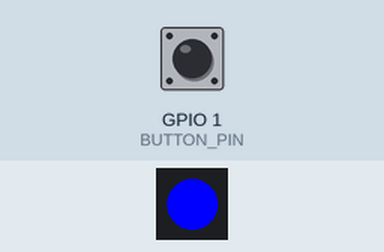
A sketch run on a simulated ESP32. On the bench: 1 RGB LEDs in strip order, left to right. The inputs (shaded band) are chosen by the test bench; at power-on: GPIO 1 (BUTTON_PIN) LOW. USB keyboard and mouse output is not drawn.

Above: at 2.2 s.
2.3 s: GPIO 1 (BUTTON_PIN) pulled HIGH for 1 s
At 2.42 s:
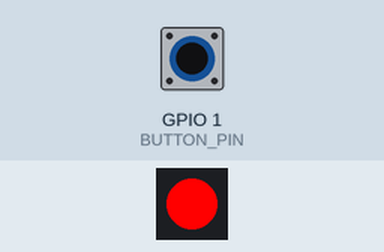
5.3 s: GPIO 1 (BUTTON_PIN) pulled HIGH for 3.2 s
At 7.29 s:
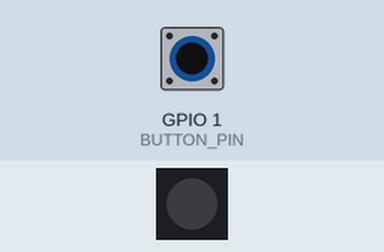
10.0 s: GPIO 1 (BUTTON_PIN) pulled HIGH for 0.15 s
At 10.6 s:
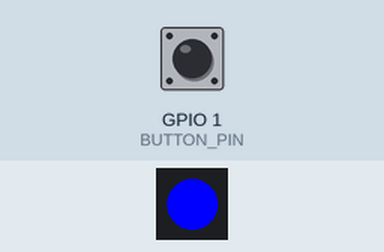
Timing chart, 0 to 13.0 s (numbered marks = the images above; inputs shaded):
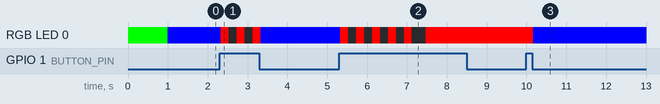

The sketch:

little_orange_box_keyboard.ino
```cpp
#include <Arduino.h>
#include <Bounce2.h>    // https://github.com/thomasfredericks/Bounce2
#include <BleKeyboard.h> // https://github.com/wakwak-koba/ESP32-NimBLE-Keyboard
#include <Adafruit_NeoPixel.h>

#define PIXEL GPIO_NUM_3
#define PIXEL_POWER GPIO_NUM_2
#define BUTTON_PIN GPIO_NUM_1
#define MAX_IDLE_MS 1000*60*2
#define INTERVAL 200
#define MUL_RED 4
#define DIV_RED 5

Bounce b = Bounce();
BleKeyboard bleKeyboard("Little Orange Box", "flo");
Adafruit_NeoPixel pixels(1, PIXEL, NEO_GRB + NEO_KHZ800);

uint8_t curr_val = 0;

unsigned long nextSwitch = INTERVAL;
bool currentlyOn = false;
bool currentTarget = false;

void setup() {
  pinMode(PIXEL_POWER, OUTPUT);
  digitalWrite(PIXEL_POWER, HIGH);
  pinMode(BUTTON_PIN, INPUT); // Setup the button with an internal pull-up

  pixels.begin();

  pixels.setPixelColor(0, pixels.Color(0,255,0));
  pixels.show();
  delay(1000);

  bleKeyboard.begin(); // Begin the gamepad

  b.attach(BUTTON_PIN, INPUT);
  b.interval(25);

  pixels.clear();
}

bool initialConnection = false;
bool launched = false;

void loop() {
  if (bleKeyboard.isConnected())
  {
    if (!initialConnection) {
      pixels.setPixelColor(0, pixels.Color(0,0,255));
      pixels.show();
      initialConnection = true;
    }


      b.update();

      if (b.rose()){
        nextSwitch = INTERVAL;
        currentTarget = true;
        currentlyOn = false;

        launched = false;
      }

      if (b.fell()) {
          if (!launched) {
            pixels.setPixelColor(0, pixels.Color(0,0,255));
            pixels.show();
          }
      }

      if (b.read() == HIGH) {
        if (!launched) {
          if (b.currentDuration()>nextSwitch) {
            nextSwitch += INTERVAL;
            currentTarget = !currentTarget;

            if (nextSwitch > 2000) {
              bleKeyboard.press(KEY_RETURN);
              delay(100);
              bleKeyboard.releaseAll();
              launched = true;
            }
          }
          if (currentTarget != currentlyOn) {
            if (currentTarget) {
                pixels.setPixelColor(0, pixels.Color(255,0,0));
            } else {
                pixels.setPixelColor(0, pixels.Color(0,0,0));
            }
            pixels.show();
            currentlyOn = currentTarget;
          }
        }
      }
  } else {
    initialConnection = false;
    for(long pixelHue = 0; pixelHue < 65536; pixelHue += 256) {
      pixels.setPixelColor(0, pixels.gamma32(pixels.ColorHSV(pixelHue)));
      pixels.show();
      delay(20);
      if (bleKeyboard.isConnected()) {
        return;
      }
    }

    if (millis() > MAX_IDLE_MS) {
       digitalWrite(PIXEL_POWER, LOW);
       esp_sleep_enable_ext0_wakeup(BUTTON_PIN, 1);
       esp_deep_sleep_start();
    }
  }
}
```

Measured:
- after the input at 2.3 s, RGB LED 0: RGB(0, 0, 255) → RGB(255, 0, 0) at once, then repeats every 0.40 s: off 0.20 s, RGB(255, 0, 0) 0.20 s, until it stays RGB(0, 0, 255) from 3.3 s
- after the input at 5.3 s, RGB LED 0: goes 4 × (RGB(255, 0, 0) 0.20 s, off 0.20 s), RGB(255, 0, 0) 0.20 s, off 0.34 s, then RGB(255, 0, 0), starting at once
- after the input at 10.0 s, RGB LED 0: RGB(255, 0, 0) → RGB(0, 0, 255) after 0.18 s
